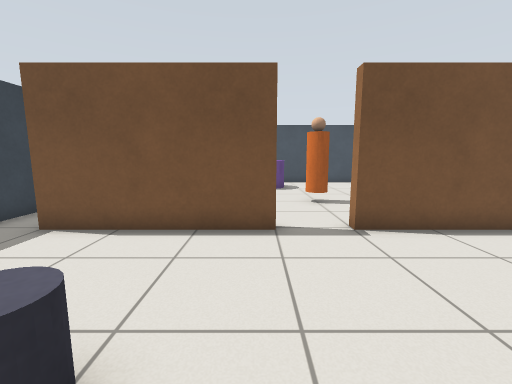
[1] (above)

16 first-person views from a walk through a world built for the Gazebo simulator. The camera is 0.93 m above the floor, tilts 8° down and sees 90° across. The floor is counted in squares, 0.5 m on a side. Each view is taken from the middle of a square. On the plan, view 1 faces up. The plan holds only what a view shows up to about 15 squares ahead; the rest is blank.

[2]
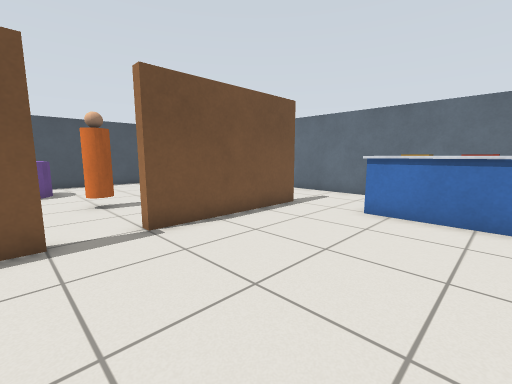

[3]
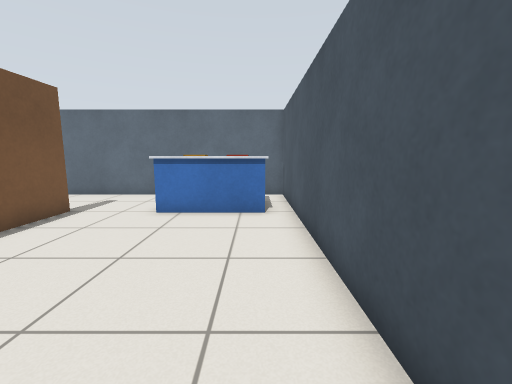

[4]
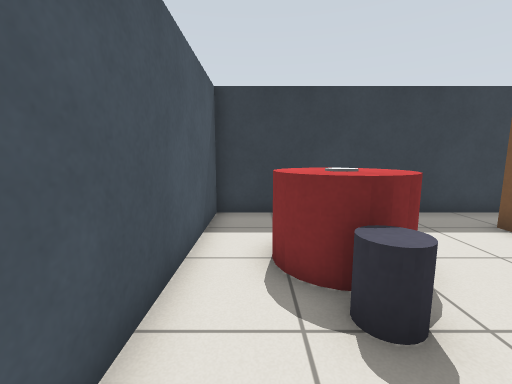

[5]
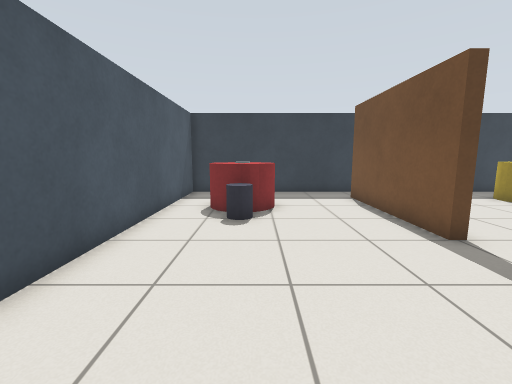

[6]
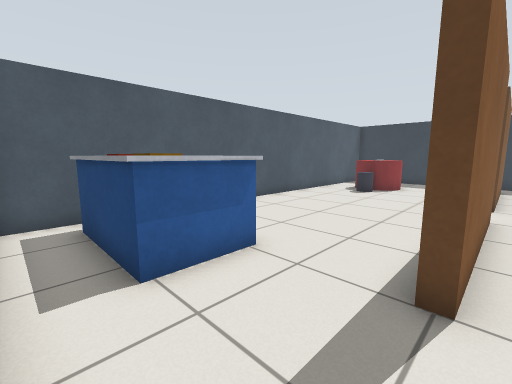

[7]
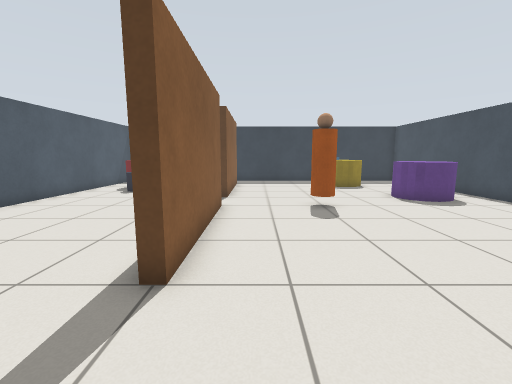

[8]
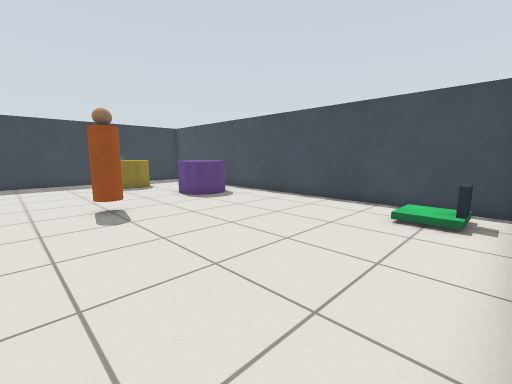

[9]
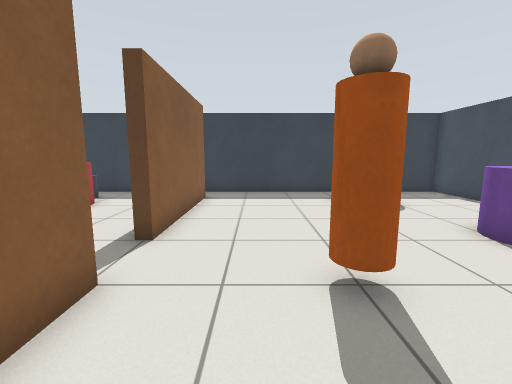

[10]
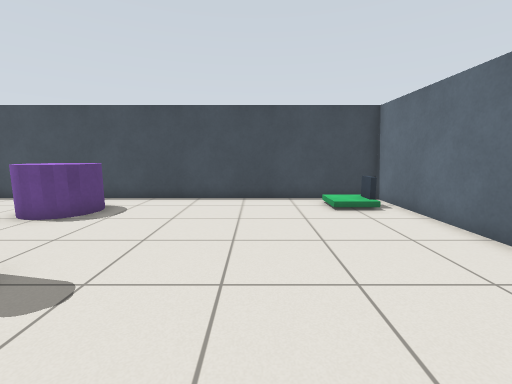

[11]
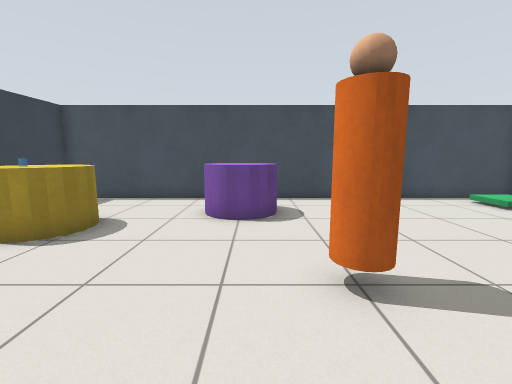

[12]
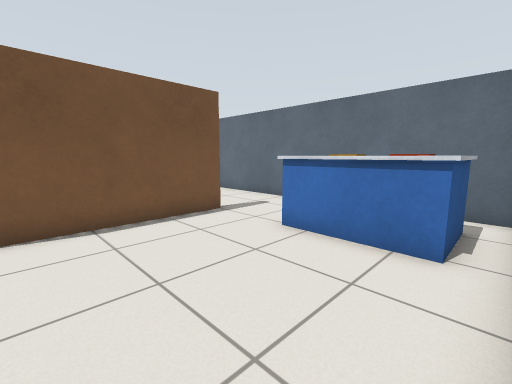

[13]
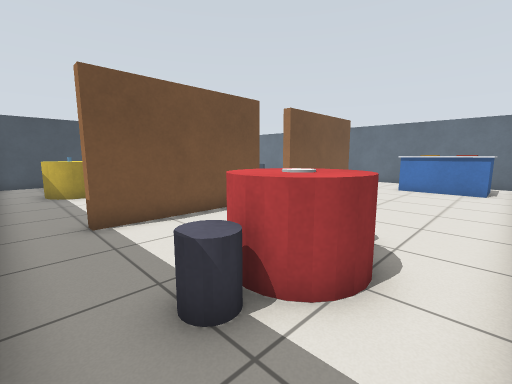

[14]
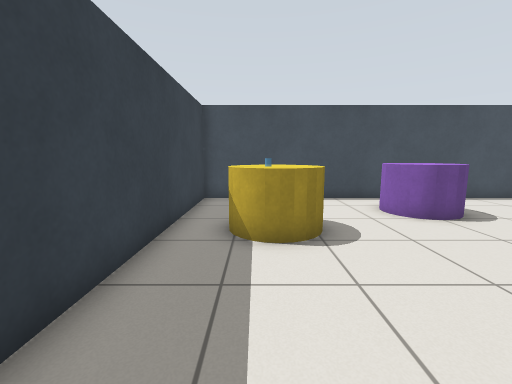

[15]
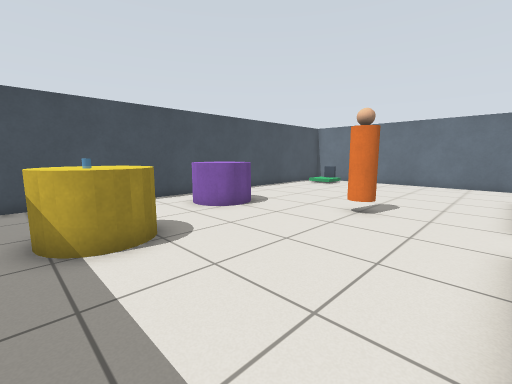

[16]
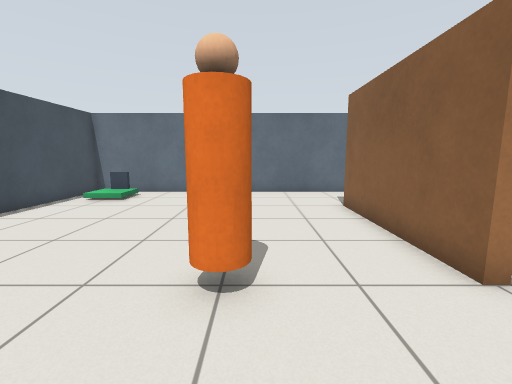

### Floor plan
Ten units are one square. View 1 is at (0, 0); x grows to the right and y downward. Boxes are objects, and circles mark ways between rooms. Rooms are numbered by the first view taken in them; rooms with no view inside come last. Other rooms are left out.
<svg viewBox="-78 -188 206 206">
<path fill="none" stroke="#000" d="M5 -67 5 -63 -55 -63M85 -67 85 -63 25 -63M-73 -64 -73 13 123 13 123 -64M25 -63 25 -67 85 -67M-55 -63 -55 -67 5 -67M123 -64 123 -183 -73 -183 -73 -64"/>
<rect x="-55" y="-25" width="10" height="20" fill="#bbb"><title>grey cylinder</title></rect>
<rect x="-45" y="-25" width="20" height="20" fill="#bbb"><title>table</title></rect>
<rect x="-25" y="-25" width="10" height="20" fill="#bbb"><title>grey cylinder</title></rect>
<rect x="75" y="-35" width="40" height="40" fill="#bbb"><title>pickup truck</title></rect>
<rect x="-55" y="-145" width="20" height="20" fill="#bbb"><title>table</title></rect>
<rect x="-5" y="-165" width="20" height="20" fill="#bbb"><title>purple cylinder</title></rect>
<rect x="15" y="-115" width="20" height="20" fill="#bbb"><title>other object</title></rect>
<rect x="105" y="-165" width="10" height="10" fill="#bbb"><title>other object</title></rect>
<circle cx="-65" cy="-60" r="3" fill="#2a7"/>
<circle cx="105" cy="-60" r="3" fill="#2a7"/>
<circle cx="15" cy="-60" r="3" fill="#2a7"/>
<text x="30" y="-20">1</text>
<text x="20" y="-130">2</text>
</svg>
Room 1 opens to room 2.

Where each view was taken, in squares from view 1:
view 1: 0 up, 0 right, facing up
view 2: 0 up, 0 right, facing up-right
view 3: 0 up, 0 right, facing right
view 4: 0 up, 1 right, facing left
view 5: 2 up, 6 right, facing left
view 6: 7 up, 12 right, facing down-left
view 7: 8 up, 12 right, facing left
view 8: 8 up, 12 right, facing up-left
view 9: 9 up, 6 right, facing left
view 10: 7 up, 7 right, facing up
view 11: 7 up, 1 right, facing up
view 12: 1 down, 3 right, facing up-right
view 13: 1 down, 7 left, facing up-right
view 14: 7 up, 5 left, facing up
view 15: 7 up, 6 left, facing up-right
view 16: 10 up, 1 left, facing right
